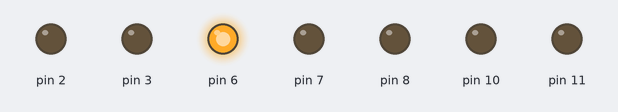
Recording of a sketch running on a simulated Arduino Uno, built with avr-gcc and run on an emulated ATmega328P. Shown: output pins drawn as LEDs (lit = HIGH).

Above: at 0.7 s.
At 3.7 s:
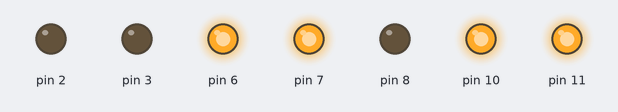
At 5.2 s:
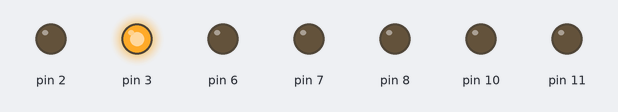
At 8.2 s:
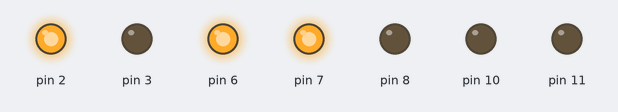
At 12.7 s:
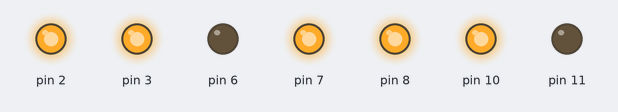
At 17.2 s:
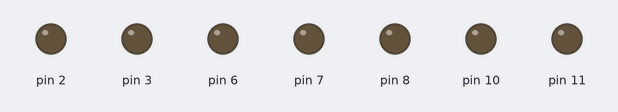
Timing chart, 0 to 19.5 s (numbered marks = the images above):
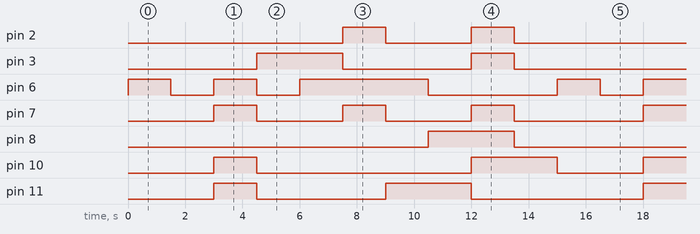

Measured:
- by itself, pin 2: repeats every 15.0 s: LOW 3.0 s, HIGH 1.5 s, LOW 9.0 s, HIGH 1.5 s
- by itself, pin 3: repeats every 15.0 s: LOW 4.5 s, HIGH 1.5 s, LOW 6.0 s, HIGH 3.0 s
- by itself, pin 6: repeats every 15.0 s: LOW 1.5 s, HIGH 1.5 s, LOW 1.5 s, HIGH 4.5 s, LOW 4.5 s, HIGH 1.5 s
- by itself, pin 7: repeats every 15.0 s: 2 × (LOW 3.0 s, HIGH 1.5 s), LOW 4.5 s, HIGH 1.5 s
- by itself, pin 8: alternates HIGH for 3.0 s and LOW for 12.0 s
- by itself, pin 10: repeats every 15.0 s: LOW 7.5 s, HIGH 3.0 s, LOW 3.0 s, HIGH 1.5 s
- by itself, pin 11: repeats every 15.0 s: LOW 4.5 s, HIGH 3.0 s, LOW 6.0 s, HIGH 1.5 s

The sketch:

Task_4.ino
```cpp
void setup() {
  // put your setup code here, to run once:
  pinMode(10,OUTPUT);
  pinMode(11,OUTPUT);
  pinMode(2,OUTPUT);
  pinMode(3,OUTPUT);
  pinMode(6,OUTPUT);
  pinMode(7,OUTPUT);
  pinMode(8,OUTPUT);
}

void loop() {
  // put your main code here, to run repeatedly:
digitalWrite(10,LOW);
  digitalWrite(11,LOW);
  digitalWrite(2,LOW);
  digitalWrite(3,LOW);
  digitalWrite(6,HIGH);
  digitalWrite(7,LOW);
  digitalWrite(8,LOW);
  delay(1500);

  // Display 8 on the seven-segment-display
  digitalWrite(10,LOW);
  digitalWrite(11,LOW);
  digitalWrite(2,LOW);
  digitalWrite(3,LOW);
  digitalWrite(6,LOW);
  digitalWrite(7,LOW);
  digitalWrite(8,LOW);
  delay(1500);

  // Display 7 on the seven-segment-display
  digitalWrite(10,HIGH);
  digitalWrite(11,HIGH);
  digitalWrite(2,LOW);
  digitalWrite(3,LOW);
  digitalWrite(6,HIGH);
  digitalWrite(7,HIGH);
  digitalWrite(8,LOW);
  delay(1500);

  // Display 6 on the seven-segment-display
  digitalWrite(10,LOW);
  digitalWrite(11,LOW);
  digitalWrite(2,LOW);
  digitalWrite(3,HIGH);
  digitalWrite(6,LOW);
  digitalWrite(7,LOW);
  digitalWrite(8,LOW);
  delay(1500);

  // Display 5 on the seven-segment-display
  digitalWrite(10,LOW);
  digitalWrite(11,LOW);
  digitalWrite(2,LOW);
  digitalWrite(3,HIGH);
  digitalWrite(6,HIGH);
  digitalWrite(7,LOW);
  digitalWrite(8,LOW);
  delay(1500);

  // Display 4 on the seven-segment-display
  digitalWrite(10,LOW);
  digitalWrite(11,LOW);
  digitalWrite(2,HIGH);
  digitalWrite(3,LOW);
  digitalWrite(6,HIGH);
  digitalWrite(7,HIGH);
  digitalWrite(8,LOW);
  delay(1500);

  // Display 3 on the seven-segment-display
  digitalWrite(10,LOW);
  digitalWrite(11,HIGH);
  digitalWrite(2,LOW);
  digitalWrite(3,LOW);
  digitalWrite(6,HIGH);
  digitalWrite(7,LOW);
  digitalWrite(8,LOW);
  delay(1500);

  // Display 2 on the seven-segment-display
  digitalWrite(10,LOW);
  digitalWrite(11,HIGH);
  digitalWrite(2,LOW);
  digitalWrite(3,LOW);
  digitalWrite(6,LOW);
  digitalWrite(7,LOW);
  digitalWrite(8,HIGH);
  delay(1500);

  // Display 1 on the seven-segment-display
  digitalWrite(10,HIGH);
  digitalWrite(11,LOW);
  digitalWrite(2,HIGH);
  digitalWrite(3,HIGH);
  digitalWrite(6,LOW);
  digitalWrite(7,HIGH);
  digitalWrite(8,HIGH);
  delay(1500);

  // Display 0 on the seven-segment-display
  digitalWrite(10,HIGH);
  digitalWrite(11,LOW);
  digitalWrite(2,LOW);
  digitalWrite(3,LOW);
  digitalWrite(6,LOW);
  digitalWrite(7,LOW);
  digitalWrite(8,LOW);
  delay(1500);

}
```
